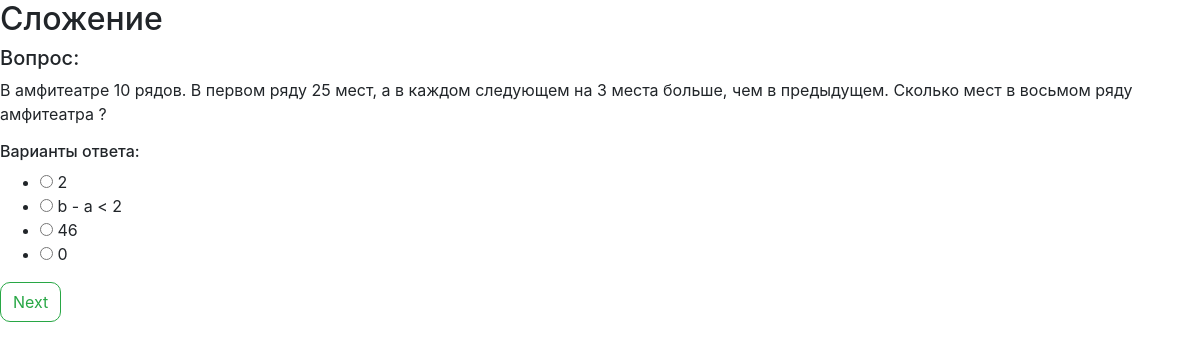
/topics/1/, run on the app's committed database.
### Quiz/models.py (models this page shows, shortened)
class Topic(models.Model):
    discipline = models.ForeignKey(Discipline, on_delete=models.CASCADE)
    name = models.CharField(max_length=100)

class Question(models.Model):
    topic = models.ForeignKey(Topic, on_delete=models.CASCADE)
    question_text = models.TextField()
    correct_answer = models.CharField(max_length=100, default='')
    points = models.IntegerField(default=0)
    ANSWER_MODE_CHOICES = [
        ('input', 'Ввод ответа'),
        ('choose', 'Выбор ответа'),
    ]
    answer_mode = models.CharField(max_length=10, choices=ANSWER_MODE_CHOICES, default='input')
    image = models.ImageField(upload_to='question_images/', blank=True, null=True)

### Quiz/views.py (the view, shortened to what this page needs)
# urls.py: path('topics/<int:topic_id>/', views.topic_detail, name='topic_detail'),
def topic_detail(request, topic_id):
    topic = get_object_or_404(Topic, pk=topic_id)
    all_q = Question.objects.filter(topic=topic)
    list_question = []
    total_points = 0
    for i in all_q:
        tmp_list = []
        tmp_list.append(i.question_text)
        answers = [(i.correct_answer, i.points)]
        count = 0
        while len(answers) < 4 and count < len(all_q) - 1:
            if all_q[count].correct_answer != i.correct_answer:
                answers.append((all_q[count].correct_answer, 0))
            count += 1
        random.shuffle(answers)
        tmp_list.append(answers)
        list_question.append(tmp_list)
        total_points += i.points
    random.shuffle(list_question)
    return render(request, 'Quiz/topic_detail.html',  {'topic': topic, 'questions': all_q, 'list_question': list_question})

### Quiz/templates/Quiz/topic_detail.html (shortened to what this page needs)
<!DOCTYPE html>
<html lang="en">
<head>
    <link rel="stylesheet" href="https://maxcdn.bootstrapcdn.com/bootstrap/4.0.0/css/bootstrap.min.css">
</head>
<body>
    <form method="post" action="{% url 'topic_detail' topic.id %}">
        <div id="questionContainer">
            {% for question_data in list_question %}
                <div class="question {% if forloop.first %}active{% endif %}">
                    <h2>{{ topic.name }}</h2>
                    <h5>Вопрос:</h5>
                    <p>{{ question_data.0 }}</p>
                    <h6>Варианты ответа:</h6>
                    <ul>
                        {% for ans_id, is_correct in question_data.1 %}
                            <li>
                                <input type="radio" name="question_{{ question_data.0 }}" value="{{ ans_id }}" required>
                                {{ ans_id }}
                            </li>
                        {% endfor %}
                    </ul>
                </div>
            {% endfor %}
        </div>
        <button type="button" id="nextBtn" class="btn btn-outline-success" style="border-radius:10px; height:40px; text-align:center;">Next</button>
    </form>
</body>
</html>

### data on the page
Topic: name "Сложение"
Question: question_text "В амфитеатре 10 рядов. В первом ряду 25 мест, а в каждом следующем на 3 места больше, чем в предыдущем. Сколько мест в восьмом ряду амфитеатра ?", 1 "46"
Question: 1 "b - a < 2"

### other printed values
{{ ans_id }} "2" "0"
